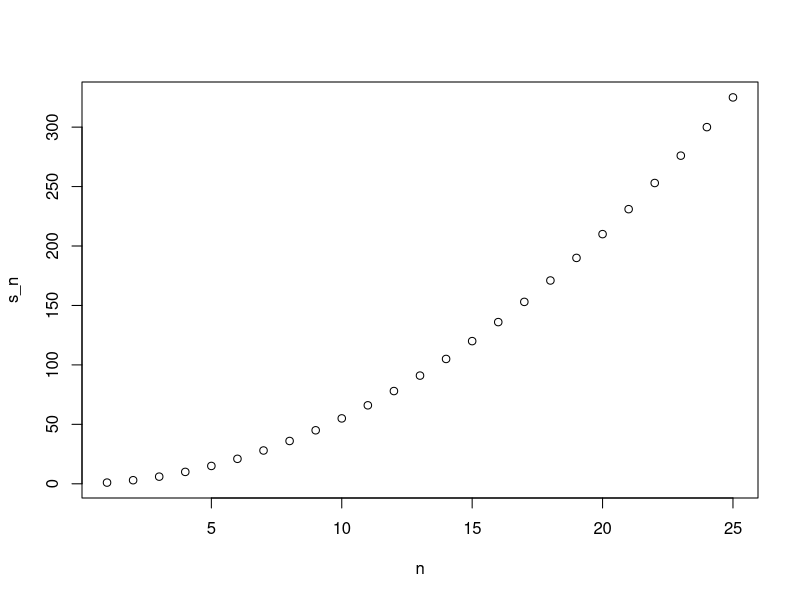
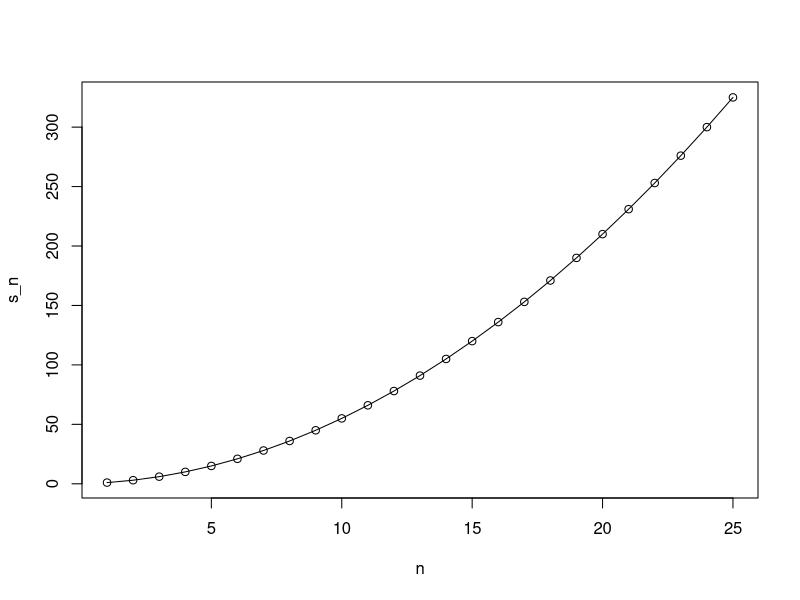
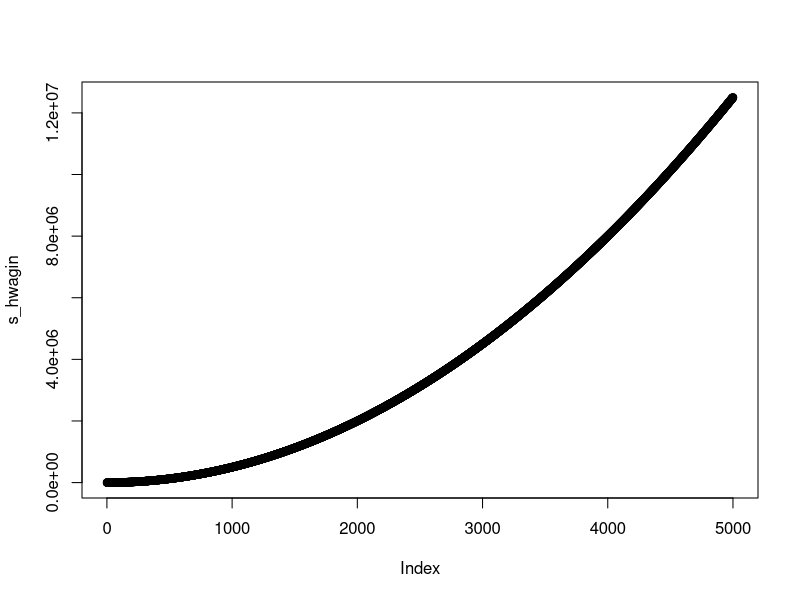
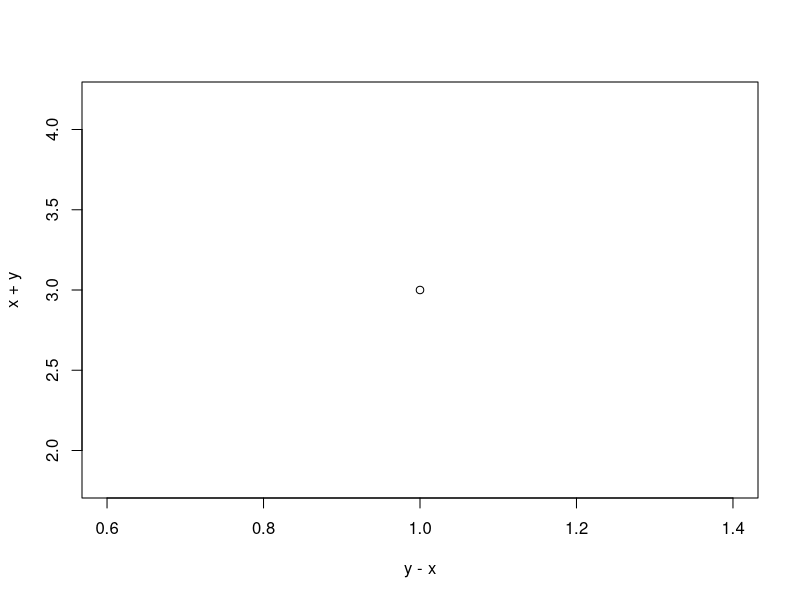
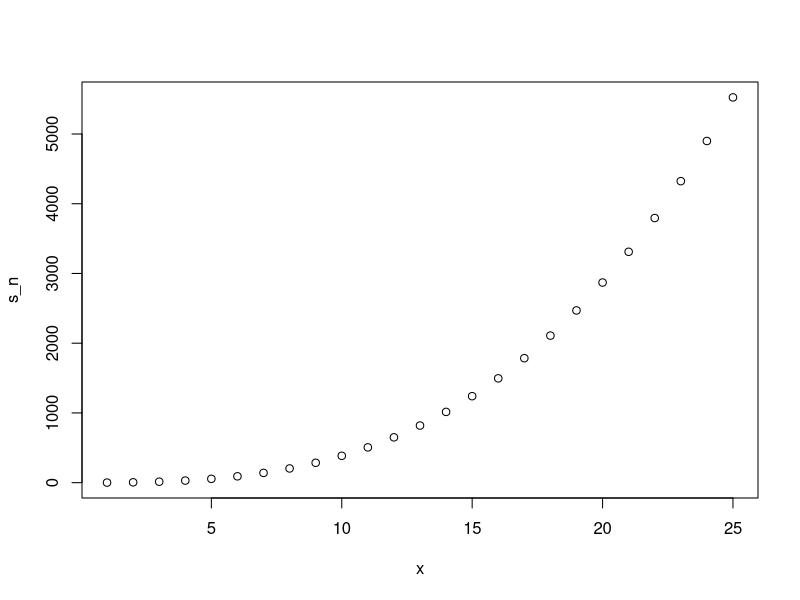
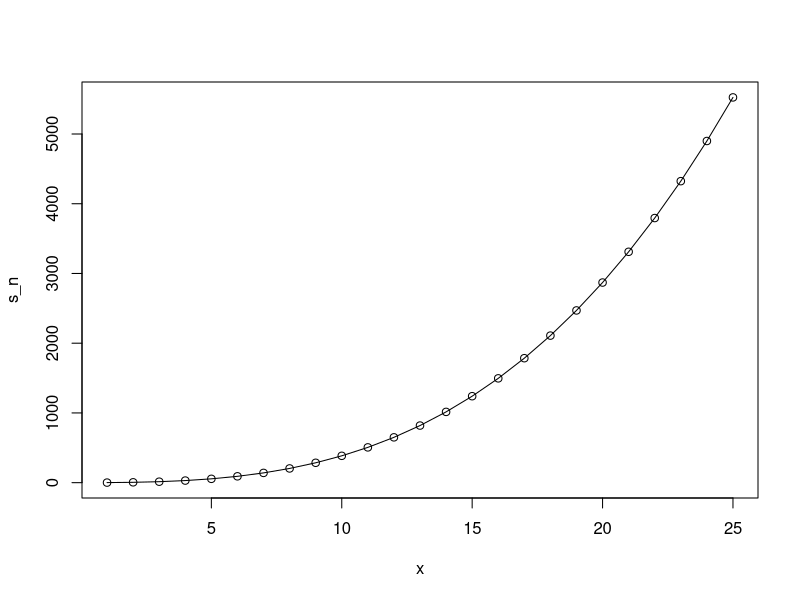
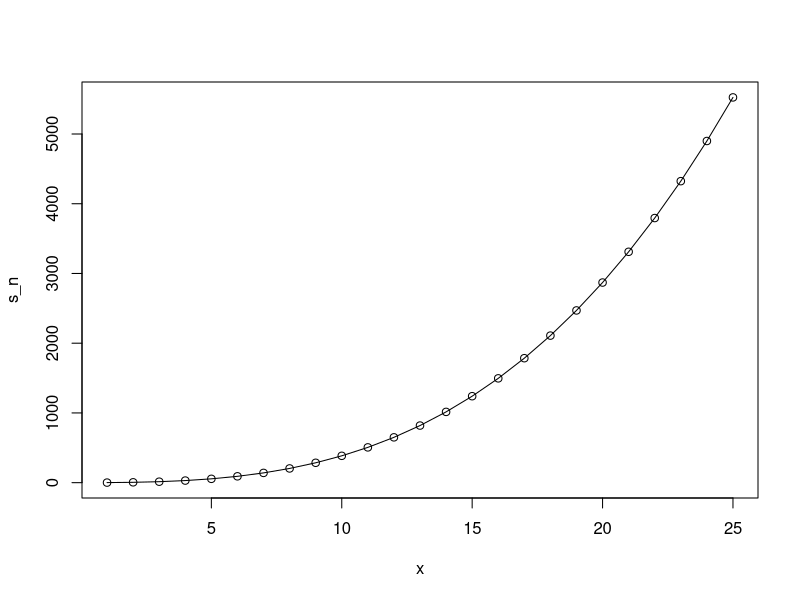

Write the R code that produced these figures, in order.
## ---- chunk 1
compute_s_n <- function(n){
  x <- 1:n
  
  sum(x)
}
## ---- chunk 2
for (i in 1:5){
  print(i)
}
## ---- chunk 3
m <- 25
s_n <- vector(length = m) # create an empty vector
for(n in 1:m){
  s_n[n] <- compute_s_n(n)
}
## ---- chunk 4
n <- 1:m
plot(n, s_n)
## ---- chunk 5
head(data.frame(s_n = s_n, formula = n*(n+1)/2))
## ---- chunk 6
plot(n, s_n)
lines(n, n*(n+1)/2)
## ---- chunk 7
x <- 1:10
sqrt(x)
## ---- chunk 8
y <- 1:10
x*y
## ---- chunk 9
n <- 1:25
compute_s_n(n)
## ---- chunk 10
x <- 1:10
sapply(x, sqrt)
## ---- chunk 11
x <- 1:10
sqrt(x)
## ---- chunk 12
x <- c(1,2,-3,4)

if(all(x>0)){
  print("All Positives")
} else{
  print("Not all positives")
}
## ---- chunk 13
which(nchar(state.name)>8)
## ---- chunk 14
new_names <- vector(length = m)
new_names <- state.abb[which(nchar(state.name)>8)]
new_names
## ---- chunk 15
sum_n <- function(n){
  sum(1:n)
}
## ---- chunk 16
sum_n(5000)
## ---- chunk 17
l <- 5000
s_hwagin <- vector(length = l)
for (n in 1:l){
  s_hwagin[n] <- sum_n(n)
}
## ---- chunk 18
plot(s_hwagin)
b <- 1:5000
a <- function(n){
  n*(n+2)/2
}
lines(a(b))
## ---- chunk 19
altman_plot <- function(x, y){
  if (x >= y){
    plot(x-y, x+y )
  }
  else{
    plot(y-x, x+y)
  }
}
altman_plot(1, 2)
## ---- chunk 20
x <- 3
my_func <- function(y){
  x <- 5
  y+5
}

x
## ---- chunk 21
compute_s_n <- function(n) {
  value <- vector("numeric", length = n) # Create a vector that stores $n^2$s as numeric elements.
 
  #for loop to assign n^2 to each index of [n]
  for(i in 1:n){
    value[i] <- i*i
  }
  return(sum(value))
}

## ---- chunk 22
compute_s_n(10)
## ---- chunk 23
s_n <- vector("numeric", 25)
for (i in 1:25) {
  s_n[i] <- compute_s_n(i)
}

s_n
## ---- chunk 24

x <- 1:25
sapply(x, compute_s_n)
## ---- chunk 25
library(purrr)
x <- 1:25
map_dbl(x, compute_s_n)
## ---- chunk 26
plot(x, s_n)
## ---- chunk 27
expected_value <- function(n) {
  n*(n+1)*(2*n+1)/6
}
plot(x, s_n)
lines(x, expected_value(x)) #Lines함수의 경우 인자는 (x, y,...) 순이다. 이 때 y에는 x에대한 함수가 들어가야 한다.
## ---- chunk 28
plot(x, s_n)
lines(x, x*(x+1)*(2*x+1)/6)
